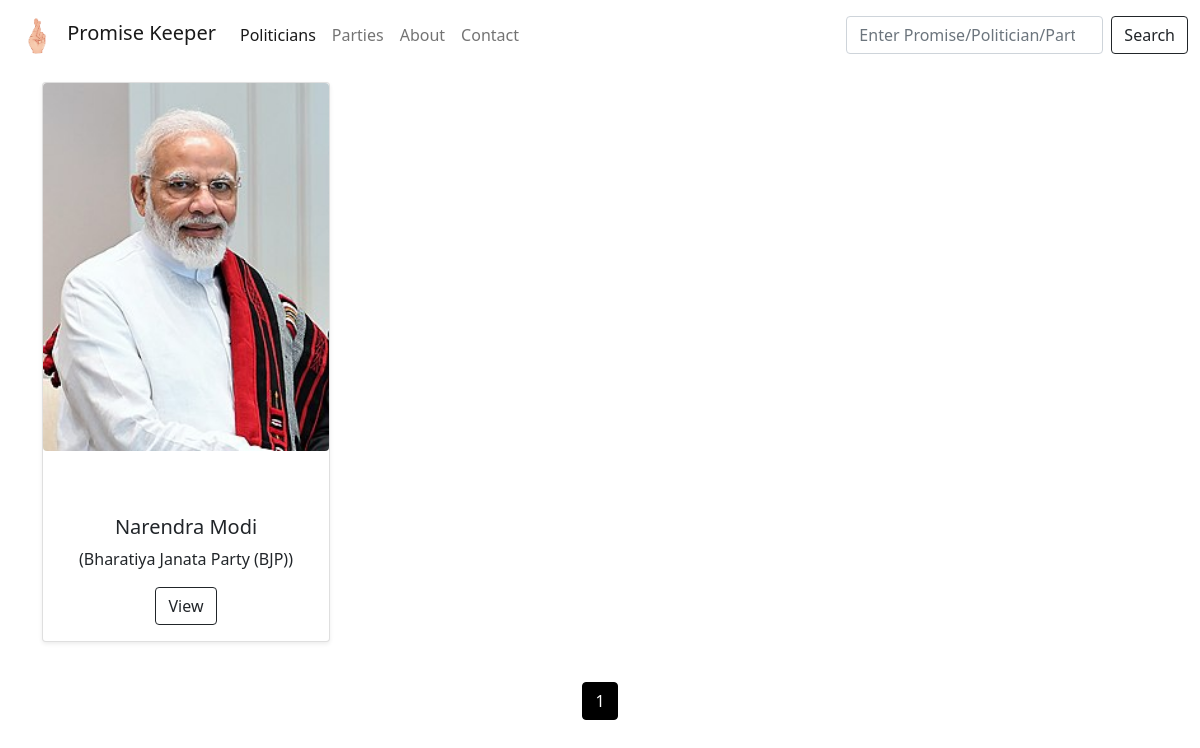
The page /politician_list on the database its author committed.
### promise_keeper/models.py (models this page shows, shortened)
class Politician(models.Model):
    no = models.AutoField(primary_key=True)
    name = models.CharField(max_length=255)
    image = models.ImageField(upload_to="politician", height_field=None, width_field=None, max_length=100)
    score = models.IntegerField()
    post = models.CharField(max_length=100)
    since = models.DateField()
    party = models.ForeignKey('Party', on_delete=models.CASCADE)
    slug = models.CharField(max_length=130, default="")
    status = models.BooleanField()

class Party(models.Model):
    no = models.AutoField(primary_key=True)
    name = models.CharField(max_length=255)
    logo = models.ImageField(upload_to="party", height_field=None, width_field=None, max_length=100)
    score = models.IntegerField()
    leader = models.CharField(max_length=50)
    ruling = models.ManyToManyField('State', blank=True)
    slug = models.CharField(max_length=130, default="")
    status = models.BooleanField()
    class Meta:
        verbose_name_plural = "Parties"
    def __str__(self):
        return self.name

### promise_keeper/views.py (the view)
# urls.py: path('politician_list', views.politician_list, name='politician_list'),
def politician_list(request):
    allPolitician = Politician.objects.all()
    paginator = Paginator(allPolitician, 15)
    page_number = request.GET.get('page')
    page_obj = paginator.get_page(page_number)
    context = {'page_obj':page_obj}
    return render(request, 'promise_keeper/politician_list.html', context)

### templates/promise_keeper/politician_list.html (shortened to what this page needs)
{% extends 'base.html' %}
{% block politician_list %}active{% endblock politician_list %}
{% block body %}
<div class="container " style="padding-top: 1%;">
<div class="row row-cols-1 row-cols-md-3 mb-3  text-center">
{% for politician in page_obj %}
    <div class="col">
    <div class="card mb-4 shadow-sm" style="width: 18rem;">
      <img src="/media/{{politician.image}}" style="width: 17.9rem;height: 23rem;" class="card-img-top mb-5 rounded" alt="{{politician.name}} image">
      <div class="card-body">
        <h5 class="card-title">{{politician.name}}</h5>
        <p class="card-text"> <a class="text-reset text-decoration-none .hover-zoom " href = "/party/{{politician.party.slug}}">({{politician.party}})</a></p>
        <a href="/politician/{{politician.slug}}" class="btn btn-white btn-outline-dark">View</a>
      </div>
    </div>
    </div>
{% endfor %}
</div>
</div>
{% if page_obj|length > 0 %}
<nav aria-label="Page navigation d-inline-flex" style="align:centre;">
	<ul class="pagination justify-content-center">
		<span class="page-item">
			<li class="page-item current d-inline-flex active"><a class="page-link text-white" href="?page={{ page_obj.number }}">{{ page_obj.number }}</a></li>
		</span>
	</ul>
</nav>
{% endif %}
{% endblock body %}

### rows shown on the page
Politician: image (picture), name "Narendra Modi", party "Bharatiya Janata Party (BJP)"

### other values the page prints
{{ page_obj.number }} "1"
